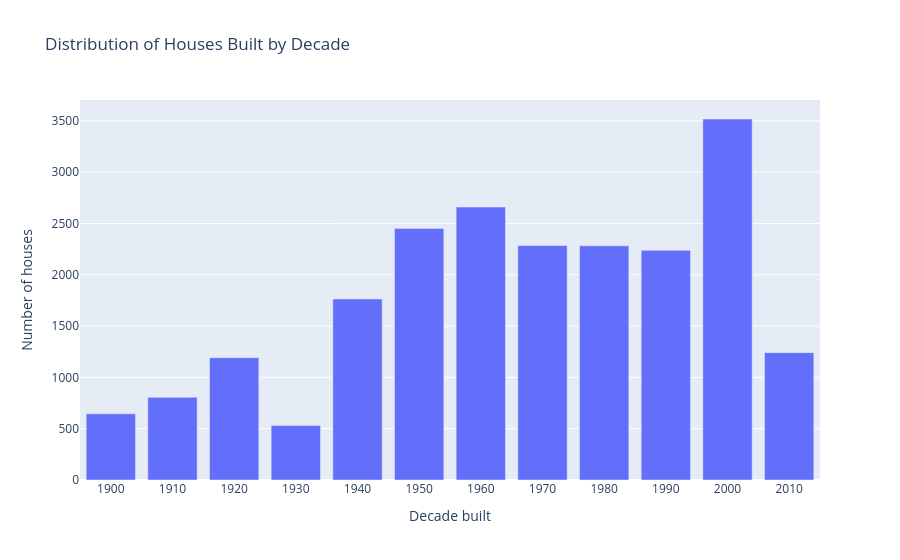
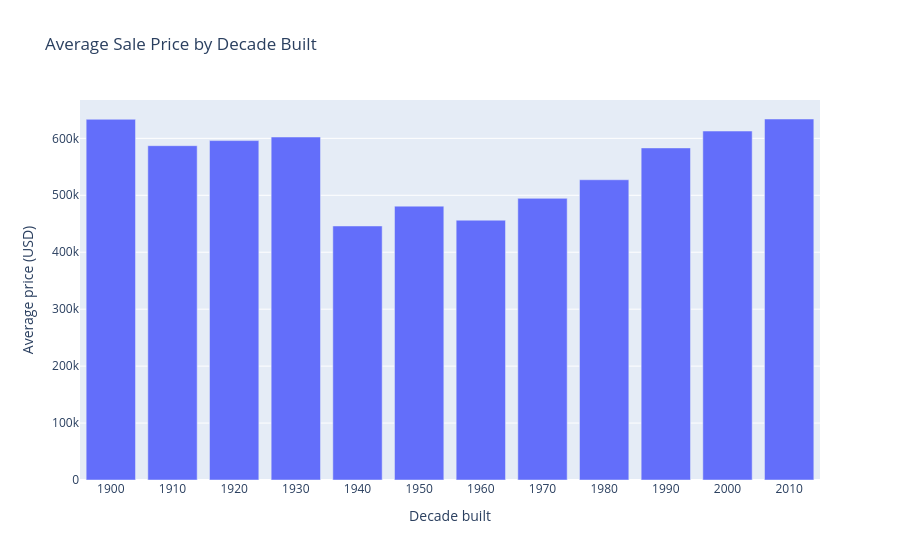

These figures' notebook cell, in order:
### Code cell
df["decade"] = (df["yr_built"] // 10) * 10

decade_counts = (
    df["decade"]
    .value_counts()
    .sort_index()
    .rename("count")
    .reset_index()
)

fig_decade_counts = px.bar(
    decade_counts,
    x="decade",
    y="count",
    title="Distribution of Houses Built by Decade",
    labels={"decade": "Decade built", "count": "Number of houses"},
)
fig_decade_counts.update_xaxes(type="category")
fig_decade_counts.show()

decade_avg_price = (
    df.groupby("decade", as_index=False)["price"]
    .mean()
    .sort_values("decade")
)

fig_decade_price = px.bar(
    decade_avg_price,
    x="decade",
    y="price",
    title="Average Sale Price by Decade Built",
    labels={"decade": "Decade built", "price": "Average price (USD)"},
)
fig_decade_price.update_traces(hovertemplate="Decade: %{x}<br>Avg price: $%{y:,.0f}<extra></extra>")
fig_decade_price.update_xaxes(type="category")
fig_decade_price.show()

### Figure 1 — Plotly figure (JSON) as saved in the notebook; plotly's stock layout.template omitted (floating-point values rounded to 4 significant figures)
{"data": [{"hovertemplate": "Decade built=%{x}<br>Number of houses=%{y}<extra></extra>", "legendgroup": "", "marker": {"color": "#636efa", "pattern": {"shape": ""}}, "name": "", "orientation": "v", "showlegend": false, "textposition": "auto", "type": "bar", "x": [1900, 1910, 1920, 1930, 1940, 1950, 1960, 1970, 1980, 1990, 2000, 2010], "xaxis": "x", "y": [645, 806, 1192, 530, 1764, 2452, 2660, 2285, 2282, 2238, 3518, 1241], "yaxis": "y"}], "layout": {"barmode": "relative", "legend": {"tracegroupgap": 0}, "title": {"text": "Distribution of Houses Built by Decade"}, "xaxis": {"anchor": "y", "domain": [0, 1], "title": {"text": "Decade built"}, "type": "category"}, "yaxis": {"anchor": "x", "domain": [0, 1], "title": {"text": "Number of houses"}}}}

### Figure 2 — Plotly figure (JSON) as saved in the notebook; plotly's stock layout.template omitted (floating-point values rounded to 4 significant figures)
{"data": [{"hovertemplate": "Decade: %{x}<br>Avg price: $%{y:,.0f}<extra></extra>", "legendgroup": "", "marker": {"color": "#636efa", "pattern": {"shape": ""}}, "name": "", "orientation": "v", "showlegend": false, "textposition": "auto", "type": "bar", "x": [1900, 1910, 1920, 1930, 1940, 1950, 1960, 1970, 1980, 1990, 2000, 2010], "xaxis": "x", "y": [633400.0, 587100.0, 596100.0, 602400.0, 446100.0, 481000.0, 456300.0, 494600.0, 527300.0, 583200.0, 612800.0, 634000.0], "yaxis": "y"}], "layout": {"barmode": "relative", "legend": {"tracegroupgap": 0}, "title": {"text": "Average Sale Price by Decade Built"}, "xaxis": {"anchor": "y", "domain": [0, 1], "title": {"text": "Decade built"}, "type": "category"}, "yaxis": {"anchor": "x", "domain": [0, 1], "title": {"text": "Average price (USD)"}}}}
